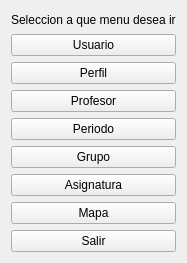
<?xml version="1.0" encoding="UTF-8"?>
<ui version="4.0">
 <class>MenuSU</class>
 <widget class="QWidget" name="MenuSU">
  <property name="geometry">
   <rect>
    <x>0</x>
    <y>0</y>
    <width>162</width>
    <height>263</height>
   </rect>
  </property>
  <property name="windowTitle">
   <string>Menu Administrador</string>
  </property>
  <property name="windowIcon">
   <iconset>
    <normaloff>../icons/4ec047f471eefe7fb35ff00de2ce83a9.png</normaloff>../icons/4ec047f471eefe7fb35ff00de2ce83a9.png</iconset>
  </property>
  <layout class="QGridLayout" name="gridLayout">
   <item row="2" column="0">
    <widget class="QPushButton" name="pushButton_2">
     <property name="text">
      <string>Perfil</string>
     </property>
     <property name="autoDefault">
      <bool>true</bool>
     </property>
    </widget>
   </item>
   <item row="6" column="0">
    <widget class="QPushButton" name="pushButton_7">
     <property name="text">
      <string>Asignatura</string>
     </property>
     <property name="autoDefault">
      <bool>true</bool>
     </property>
    </widget>
   </item>
   <item row="4" column="0">
    <widget class="QPushButton" name="pushButton_5">
     <property name="text">
      <string>Periodo</string>
     </property>
     <property name="autoDefault">
      <bool>true</bool>
     </property>
    </widget>
   </item>
   <item row="0" column="0">
    <widget class="QLabel" name="label_2">
     <property name="text">
      <string>Seleccion a que menu desea ir</string>
     </property>
    </widget>
   </item>
   <item row="8" column="0">
    <widget class="QPushButton" name="pushButton_4">
     <property name="text">
      <string>Salir</string>
     </property>
     <property name="autoDefault">
      <bool>true</bool>
     </property>
    </widget>
   </item>
   <item row="5" column="0">
    <widget class="QPushButton" name="pushButton_6">
     <property name="text">
      <string>Grupo</string>
     </property>
     <property name="autoDefault">
      <bool>true</bool>
     </property>
    </widget>
   </item>
   <item row="3" column="0">
    <widget class="QPushButton" name="pushButton_3">
     <property name="text">
      <string>Profesor</string>
     </property>
     <property name="autoDefault">
      <bool>true</bool>
     </property>
    </widget>
   </item>
   <item row="1" column="0">
    <widget class="QPushButton" name="pushButton">
     <property name="text">
      <string>Usuario</string>
     </property>
     <property name="autoDefault">
      <bool>true</bool>
     </property>
    </widget>
   </item>
   <item row="7" column="0">
    <widget class="QPushButton" name="pushButton_8">
     <property name="text">
      <string>Mapa</string>
     </property>
     <property name="autoDefault">
      <bool>true</bool>
     </property>
    </widget>
   </item>
  </layout>
 </widget>
 <tabstops>
  <tabstop>pushButton</tabstop>
  <tabstop>pushButton_2</tabstop>
  <tabstop>pushButton_3</tabstop>
  <tabstop>pushButton_5</tabstop>
  <tabstop>pushButton_6</tabstop>
  <tabstop>pushButton_7</tabstop>
  <tabstop>pushButton_8</tabstop>
  <tabstop>pushButton_4</tabstop>
 </tabstops>
 <resources/>
 <connections/>
</ui>
